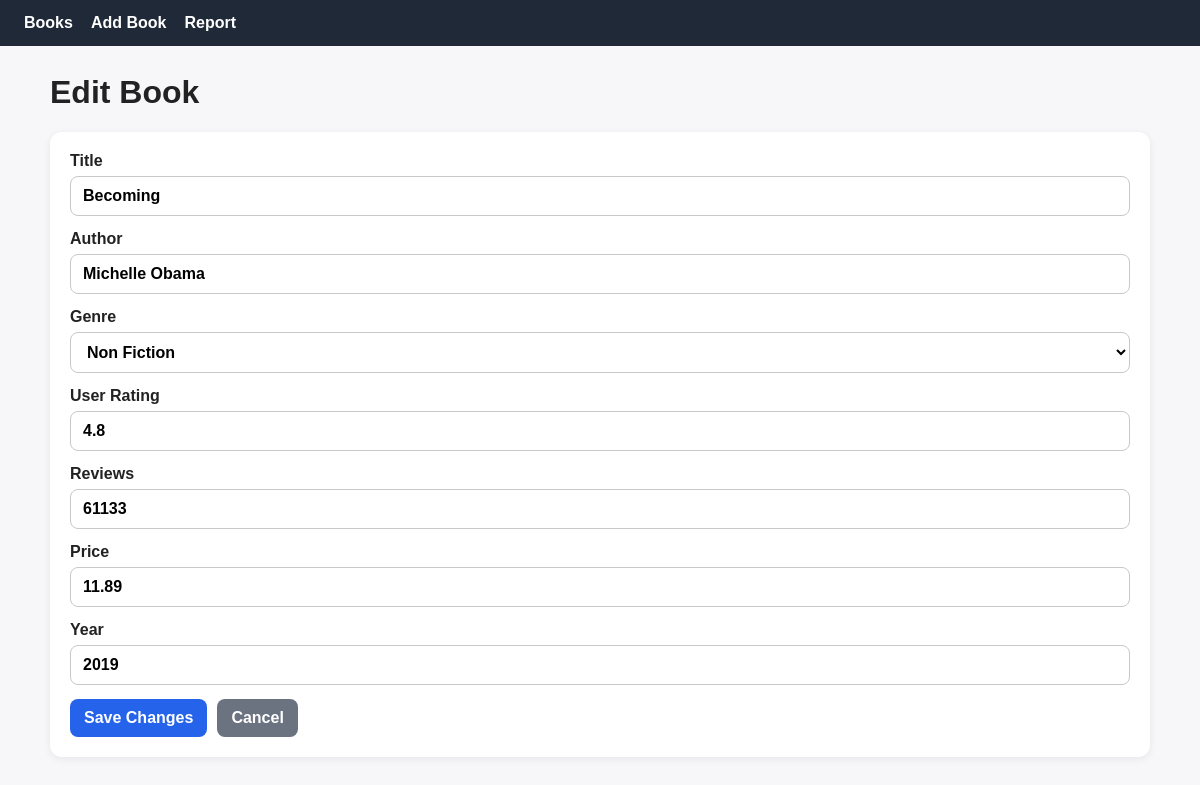
Page /books/edit/1 on the committed database.
### tables this page shows
CREATE TABLE books (
  book_id INTEGER PRIMARY KEY AUTOINCREMENT,
  title TEXT NOT NULL,
  author_name TEXT NOT NULL,
  genre_id INTEGER NOT NULL,
  user_rating REAL,
  reviews INTEGER,
  price REAL,
  year INTEGER NOT NULL,
  FOREIGN KEY (genre_id) REFERENCES genres (genre_id)
);

### app.py (the view, shortened to what this page needs)
@app.route('/books/edit/<int:book_id>', methods=['GET', 'POST'])
def edit_book(book_id):
    conn = get_db_connection()
    try:
        book = conn.execute('SELECT * FROM books WHERE book_id = ?', (book_id,)).fetchone()
    finally:
        conn.close()
    if book is None:
        flash('Book not found.')
        return redirect(url_for('list_books'))
    return render_book_form('Edit Book', 'Save Changes', book)

### app.py (called while the page is built)
def get_db_connection():
    conn = sqlite3.connect(DATABASE, timeout=5, isolation_level=None)
    conn.row_factory = sqlite3.Row
    conn.execute('PRAGMA foreign_keys = ON')
    conn.execute('PRAGMA journal_mode = WAL')
    return conn

def fetch_genres():
    conn = get_db_connection()
    try:
        return conn.execute(
            'SELECT genre_id, name FROM genres ORDER BY name'
        ).fetchall()
    finally:
        conn.close()

def render_book_form(form_title, submit_label, book=None):
    return render_template(
        'book_form.html',
        form_title=form_title,
        submit_label=submit_label,
        book=book,
        genres=fetch_genres()
    )

### templates/book_form.html (shortened to what this page needs)
{% extends 'base.html' %}
{% block content %}
  <h1>{{ form_title }}</h1>
  <form method="post" class="form-card">
    <label>
      Title
      <input type="text" name="title" value="{{ book['title'] if book else '' }}" required>
    </label>
    <label>
      Author
      <input type="text" name="author_name" value="{{ book['author_name'] if book else '' }}" required>
    </label>
    <label>
      Genre
      <select name="genre_id" required>
        {% for genre in genres %}
          {% set selected_genre = book['genre_id']|string if book else '' %}
          <option value="{{ genre['genre_id'] }}" {% if selected_genre == genre['genre_id']|string %}selected{% endif %}>
            {{ genre['name'] }}
          </option>
        {% endfor %}
      </select>
    </label>
    <label>
      User Rating
      <input type="number" step="0.1" min="0" max="5" name="user_rating" value="{{ book['user_rating'] if book and book['user_rating'] is not none else '' }}">
    </label>
    <label>
      Reviews
      <input type="number" min="0" name="reviews" value="{{ book['reviews'] if book and book['reviews'] is not none else '' }}">
    </label>
    <label>
      Price
      <input type="number" step="0.01" min="0" name="price" value="{{ book['price'] if book and book['price'] is not none else '' }}">
    </label>
    <label>
      Year
      <input type="number" min="1900" max="2100" name="year" value="{{ book['year'] if book else '' }}" required>
    </label>
    <div class="button-row">
      <button class="button" type="submit">{{ submit_label }}</button>
      <a class="button secondary" href="{{ url_for('list_books') }}">Cancel</a>
    </div>
  </form>
{% endblock %}

### static/styles.css (style rules this page uses)
body { font-family: Arial, sans-serif; margin: 0; background: #f7f7f9; color: #222; }
h1, h3 { margin-top: 0; }
.form-card { background: white; border-radius: 12px; padding: 20px; box-shadow: 0 2px 8px rgba(0, 0, 0, 0.07); display: grid; gap: 14px; margin-bottom: 22px; }
label { display: flex; flex-direction: column; gap: 6px; font-weight: 600; }
input, select, button { font: inherit; }
input, select { padding: 10px 12px; border-radius: 8px; border: 1px solid #c8c8c8; background: white; }
.button-row, .actions { display: flex; gap: 10px; align-items: center; flex-wrap: wrap; }
.button { display: inline-block; text-decoration: none; border: none; border-radius: 8px; padding: 10px 14px; background: #2563eb; color: white; cursor: pointer; font-weight: 600; }
.button.secondary { background: #6b7280; }

### rows in the picture
books: title "Becoming", author_name "Michelle Obama", user_rating "4.8", reviews "61133", price "11.89", year "2019"

### other values in the picture
{{ submit_label }} "Save Changes"
form field genre_id "Non Fiction"
